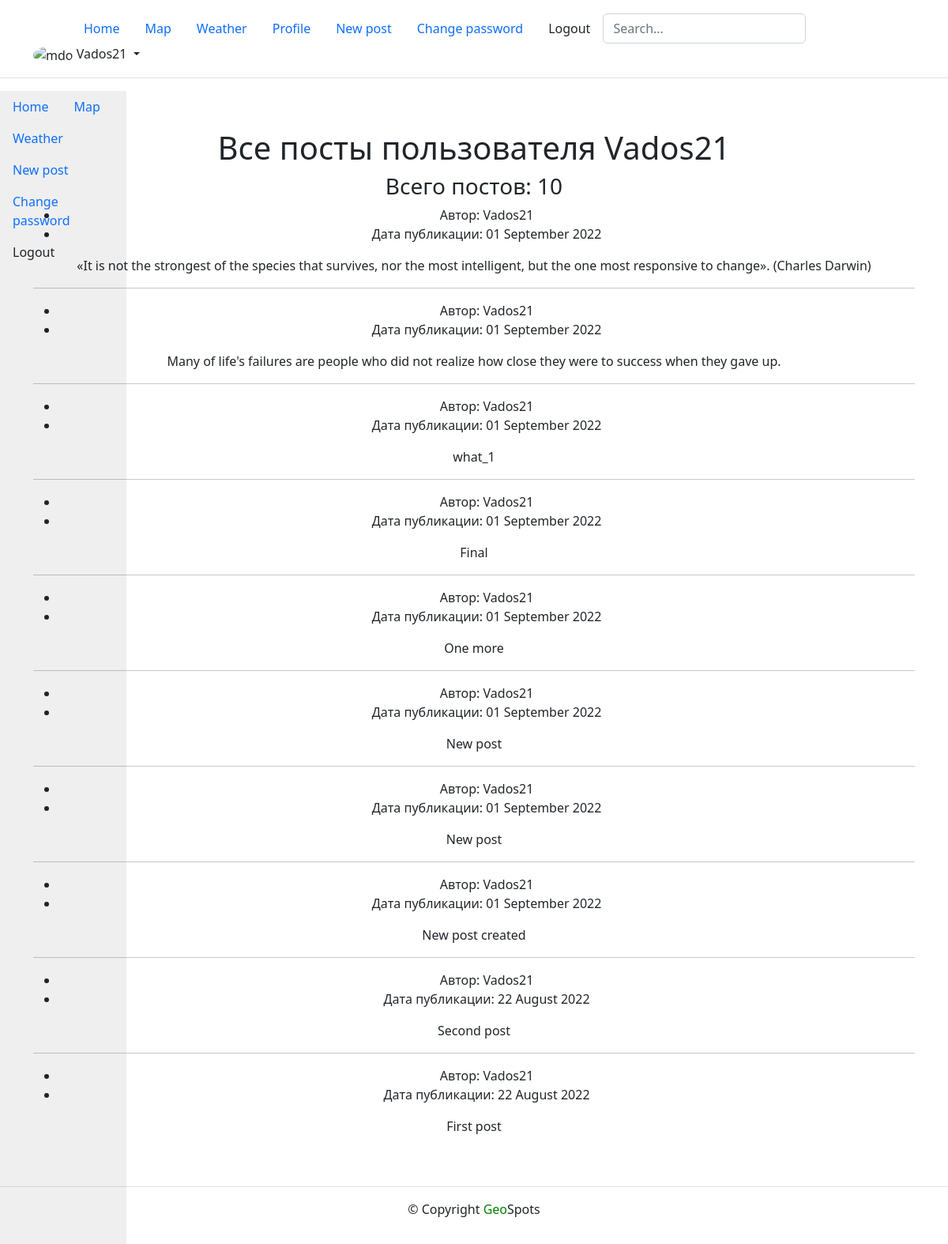
Before: /profile/Vados21/ (signed in) with the older database file.
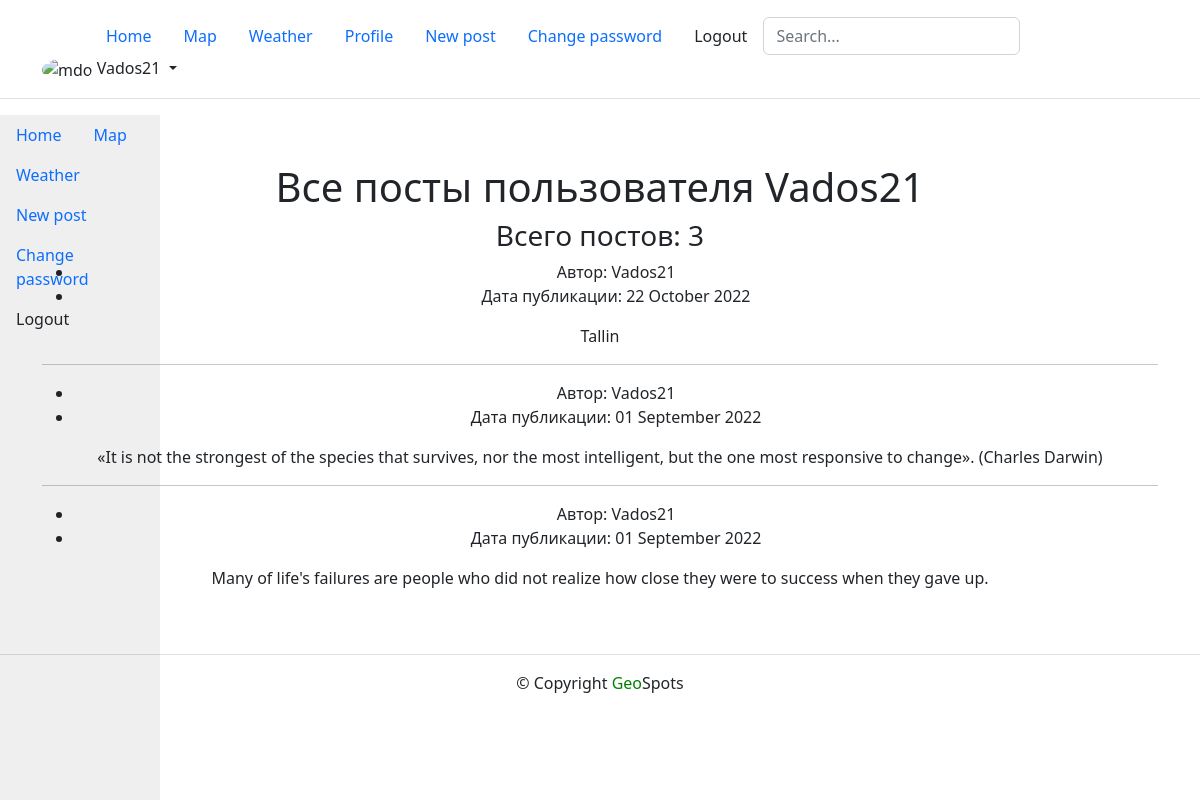
After: the same page with the newer database file.
### posts/models.py (models this page shows, shortened)
class Post(models.Model):
    title = models.CharField(max_length=200)
    text = models.TextField()
    pub_date = models.DateTimeField(auto_now_add=True)
    author = models.ForeignKey(
        User,
        on_delete=models.CASCADE,
        related_name='posts'
    )
    group = models.ForeignKey(
        Group, blank=True, null=True,
        on_delete=models.SET_NULL,
        related_name='posts'
    )
    image = models.ImageField(
        'Картинка',
        upload_to='posts/',
        blank=True
    )
    lat = models.DecimalField(max_digits=10, decimal_places=8)
    lon = models.DecimalField(max_digits=10, decimal_places=8)
    likes = models.ManyToManyField(User, related_name='likes', blank=True)
    class Meta:
        ordering = ['-pub_date']

### posts/views.py (the view)
# urls.py: path('profile/<str:username>/', views.profile, name='profile'),
def profile(request, username):
    logging.info('profile started')
    user = get_object_or_404(User, username=username)
    post_list = user.posts.all()
    paginator = Paginator(post_list, 10)
    page_number = request.GET.get('page')
    post_counter = paginator.count
    page_obj = paginator.get_page(page_number)
    context = {
        'username': user,
        'post_counter': post_counter,
        'page_obj': page_obj,
    }
    return render(request, 'posts/profile.html', context)

### posts/templates/posts/profile.html (shortened to what this page needs)
{% extends 'posts/base.html'%}
{% block content %}
<div class="container py-5">
  <h1>Все посты пользователя {{ username }} </h1>
  <h3>Всего постов: {{ post_counter }} </h3>
  <article>
  {% for post in page_obj %}
    <ul>
      <li>
        Автор: {{ username }}
      </li>
      <li>
        Дата публикации: {{ post.pub_date|date:"d E Y" }}
      </li>
    </ul>
    <p>{{ post.text|linebreaksbr }}</p>
    {% if not forloop.last %}<hr>{% endif %}
  {% endfor %}
  </article>
</div>
{% endblock content%}

### posts/templates/posts/includes/header.html (shortened to what this page needs)
<header class="p-3 mb-3 border-bottom">
  {% load static %}
<link href="https://cdn.jsdelivr.net/npm/bootstrap@5.2.0/dist/css/bootstrap.min.css" rel="stylesheet">
    <div class="container">
      <div class="d-flex flex-wrap align-items-center justify-content-center justify-content-lg-start">
        <a href="/" class="d-flex align-items-center mb-2 mb-lg-0 text-dark text-decoration-none">
          <svg class="bi me-2" width="40" height="32" role="img" aria-label="Bootstrap"><use xlink:href="#bootstrap"/></svg>
        </a>
        <ul class="nav nav-pills">
          <li class="nav-item">
            <a class="nav-link" href="/">Home</a>
          </li>
          <li class="nav-item">
            <a class="nav-link" href="{% url 'posts:map' %}">Map</a>
          </li>
          <li class="nav-item">
            <a class="nav-link" href="{% url 'posts:weather' %}">Weather</a>
          </li>
          {% if user.is_authenticated %}
            <li class="nav-item">
              <a class="nav-link" href="{% url 'posts:profile' user.username %}">Profile</a>
            </li>
            <li class="nav-item">
              <a class="nav-link" href="{% url 'posts:create_post' %}">New post</a>
            </li>
            <li class="nav-item">
              <a class="nav-link
                "
                href="{% url 'users:password_change' %}"
              >
                Change password
              </a>
            </li>
            <li class="nav-item">
              <a class="nav-link link-dark" href="{% url 'users:logout' %}">Logout</a>
            </li>
          {% endif %}
        </ul>
        <form class="col-12 col-lg-auto mb-3 mb-lg-0 me-lg-3" role="search">
          <input type="search" class="form-control" placeholder="Search..." aria-label="Search">
        </form>
        {% if user.is_authenticated %}
          <div class="dropdown text-end">
            <a href="#" class="d-block link-dark text-decoration-none dropdown-toggle" data-bs-toggle="dropdown" aria-expanded="false">
              <img src="https://static.tildacdn.com/tild6333-3538-4664-a134-643134316461/IMG_3183_2_1.png" alt="mdo" width="32" height="32" class="rounded-circle">
                {{ user.username }}
            </a>
          </div>
        {% endif %}
      </div>
    </div>
</header>

Changed rows visible on the page:
removed Post: {{ username }} "Vados21", pub_date "01 September 2022", text "what_1"
removed Post: {{ username }} "Vados21", pub_date "01 September 2022", text "Final"
removed Post: {{ username }} "Vados21", pub_date "01 September 2022", text "One more"
removed Post: {{ username }} "Vados21", pub_date "01 September 2022", text "New post"
removed Post: {{ username }} "Vados21", pub_date "01 September 2022", text "New post"
removed Post: {{ username }} "Vados21", pub_date "01 September 2022", text "New post created"
removed Post: {{ username }} "Vados21", pub_date "22 August 2022", text "Second post"
removed Post: {{ username }} "Vados21", pub_date "22 August 2022", text "First post"
added Post: {{ username }} "Vados21", pub_date "22 October 2022", text "Tallin"
Other visible differences:
{{ post_counter }}: "10" → "3"
